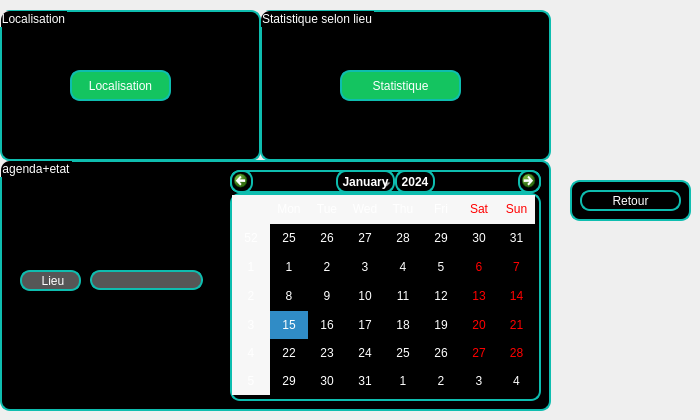
              <widget class="QWidget" name="tab_11">
               <attribute name="icon">
                <iconset>
                 <normalon>:/images/img/map-pin.svg</normalon>
                </iconset>
               </attribute>
               <attribute name="title">
                <string>localisation / agenda / statistique</string>
               </attribute>
               <widget class="QGroupBox" name="groupBox_18">
                <property name="geometry">
                 <rect>
                  <x>0</x>
                  <y>10</y>
                  <width>261</width>
                  <height>151</height>
                 </rect>
                </property>
                <property name="styleSheet">
                 <string notr="true">border:2px solid rgb(14,189,175);
border-radius:10px;
background:#000;
color:#fff;</string>
                </property>
                <property name="title">
                 <string>Localisation</string>
                </property>
                <widget class="QPushButton" name="localisation">
                 <property name="geometry">
                  <rect>
                   <x>70</x>
                   <y>60</y>
                   <width>101</width>
                   <height>31</height>
                  </rect>
                 </property>
                 <property name="styleSheet">
                  <string notr="true">border:2px solid rgb(14,189,175);
border-radius:10px;
background-color:rgb(20,196,96);
color:#fff;</string>
                 </property>
                 <property name="text">
                  <string>Localisation</string>
                 </property>
                </widget>
               </widget>
               <widget class="QGroupBox" name="groupBox_19">
                <property name="geometry">
                 <rect>
                  <x>0</x>
                  <y>160</y>
                  <width>551</width>
                  <height>251</height>
                 </rect>
                </property>
                <property name="styleSheet">
                 <string notr="true">border:2px solid rgb(14,189,175);
border-radius:10px;
background:#000;
color:#fff;</string>
                </property>
                <property name="title">
                 <string>agenda+etat</string>
                </property>
                <widget class="QLineEdit" name="etat_lieu">
                 <property name="geometry">
                  <rect>
                   <x>90</x>
                   <y>110</y>
                   <width>113</width>
                   <height>20</height>
                  </rect>
                 </property>
                 <property name="styleSheet">
                  <string notr="true">border:2px solid rgb(14,189,175);
border-radius:10px;
background-color:rgb(86,86,86);
color:#fff;</string>
                 </property>
                </widget>
                <widget class="QLabel" name="lieu_2">
                 <property name="geometry">
                  <rect>
                   <x>20</x>
                   <y>110</y>
                   <width>61</width>
                   <height>21</height>
                  </rect>
                 </property>
                 <property name="styleSheet">
                  <string notr="true">border:2px solid rgb(14,189,175);
border-radius:10px;
background-color:rgb(86,86,86);
color:#fff;</string>
                 </property>
                 <property name="text">
                  <string>     Lieu</string>
                 </property>
                </widget>
                <widget class="QCalendarWidget" name="calendarWidget">
                 <property name="geometry">
                  <rect>
                   <x>230</x>
                   <y>10</y>
                   <width>311</width>
                   <height>231</height>
                  </rect>
                 </property>
                </widget>
               </widget>
               <widget class="QGroupBox" name="le_statistique">
                <property name="geometry">
                 <rect>
                  <x>260</x>
                  <y>10</y>
                  <width>291</width>
                  <height>151</height>
                 </rect>
                </property>
                <property name="styleSheet">
                 <string notr="true">border:2px solid rgb(14,189,175);
border-radius:10px;
background:#000;
color:#fff;</string>
                </property>
                <property name="title">
                 <string>Statistique selon lieu</string>
                </property>
                <widget class="QPushButton" name="le_statistique_2">
                 <property name="geometry">
                  <rect>
                   <x>80</x>
                   <y>60</y>
                   <width>121</width>
                   <height>31</height>
                  </rect>
                 </property>
                 <property name="styleSheet">
                  <string notr="true">border:2px solid rgb(14,189,175);
border-radius:10px;
background-color:rgb(20,196,96);
color:#fff;</string>
                 </property>
                 <property name="text">
                  <string>Statistique</string>
                 </property>
                </widget>
               </widget>
               <widget class="QGroupBox" name="le_statistique_3">
                <property name="geometry">
                 <rect>
                  <x>570</x>
                  <y>180</y>
                  <width>121</width>
                  <height>41</height>
                 </rect>
                </property>
                <property name="styleSheet">
                 <string notr="true">border:2px solid rgb(14,189,175);
border-radius:10px;
background:#000;
color:#fff;</string>
                </property>
                <property name="title">
                 <string/>
                </property>
                <widget class="QPushButton" name="pushButton_6">
                 <property name="geometry">
                  <rect>
                   <x>10</x>
                   <y>10</y>
                   <width>101</width>
                   <height>21</height>
                  </rect>
                 </property>
                 <property name="text">
                  <string>Retour</string>
                 </property>
                </widget>
               </widget>
              </widget>
